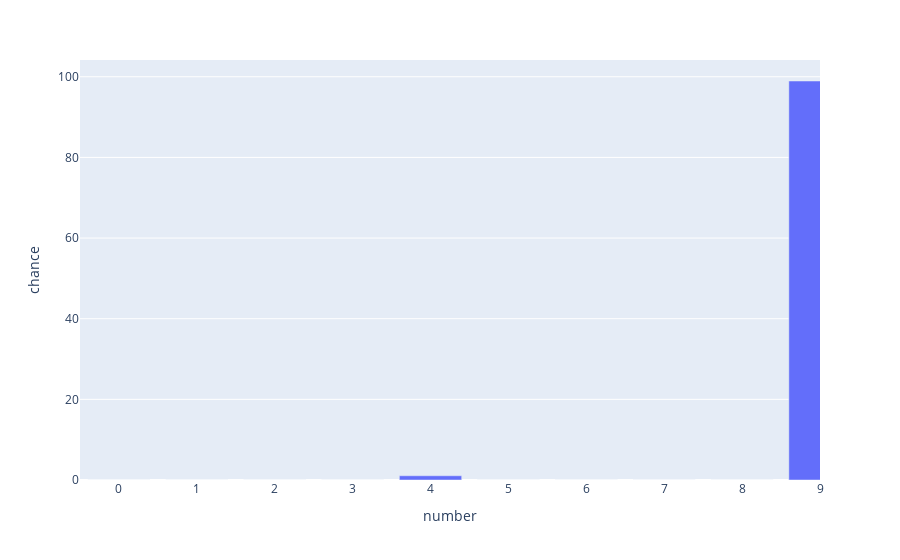

Notebook source saved alongside this figure:
### Code cell
import plotly.express as px
fig = px.bar(df, x='number', y='chance')
fig.update_xaxes(range=[-0.5, 9])
fig

### Figure 1 — Plotly figure (JSON) as saved in the notebook; plotly's stock layout.template omitted (floating-point values rounded to 4 significant figures)
{"data": [{"alignmentgroup": "True", "hovertemplate": "number=%{x}<br>chance=%{y}<extra></extra>", "legendgroup": "", "marker": {"color": "#636efa"}, "name": "", "offsetgroup": "", "orientation": "v", "showlegend": false, "textposition": "auto", "type": "bar", "x": [0, 1, 2, 3, 4, 5, 6, 7, 8, 9], "xaxis": "x", "y": [6.687e-28, 8.176e-13, 4.58e-16, 1.11e-06, 1.047, 6.656e-14, 2.738e-38, 0.002114, 1.983e-17, 98.95], "yaxis": "y"}], "layout": {"autosize": true, "barmode": "relative", "legend": {"tracegroupgap": 0}, "margin": {"t": 60}, "xaxis": {"anchor": "y", "domain": [0, 1], "range": [-0.5, 9], "title": {"text": "number"}, "type": "linear"}, "yaxis": {"anchor": "x", "autorange": true, "domain": [0, 1], "range": [0, 104.2], "title": {"text": "chance"}, "type": "linear"}}}
